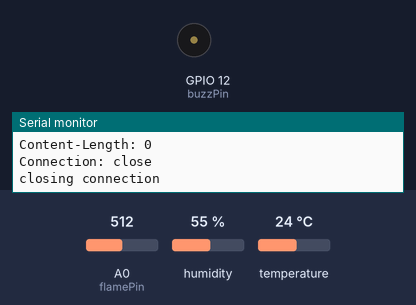
Bench run of a sketch on a simulated ESP8266 (NodeMCU). Shown: buzzer (waves = sounding, pin HIGH), the last lines printed to the serial monitor. The inputs (shaded band) are chosen by the test bench; at power-on: A0 (flamePin) = 512, humidity 55 %, temperature 24 °C. WiFi joins after 1.5 s; servers stay silent unless stated; uploads are accepted with an empty reply.

Above: at 9.2 s.
9.3 s: A0 (flamePin) set to 416
12.0 s: A0 (flamePin) set to 388
At 14.8 s:
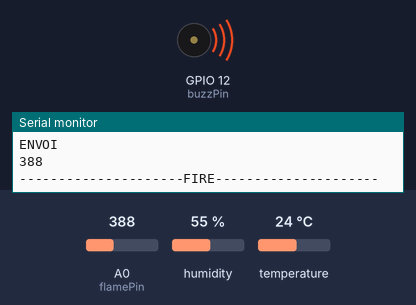
24.9 s: A0 (flamePin) set to 390
Timing chart, 0 to 35.6 s (numbered marks = the images above; inputs shaded):
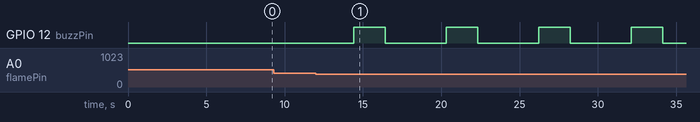

The sketch:

sensor-node-device.ino
```cpp
#include <ESP8266WiFi.h>
#include "Timer.h"
#include <Adafruit_Sensor.h>
#include <DHT.h>
#include <DHT_U.h>

#define DHTPIN 0
#define DHTTYPE    DHT11
///////////////Parameters/////////////////
// WIFI params
const char* ssid = "OnePlus Alex";
const char* password = "12345678";

DHT_Unified dht(DHTPIN, DHTTYPE);
uint32_t delayMS;

// CSE params
const char* host = "192.168.71.187";
const int httpPort = 8282;

// AE params
const int aePort   = 80;

const char* origin   = " admin:admin";
///////////////////////////////////////////

Timer t;

WiFiServer server(aePort);
int flamePin = A0; // select the input pin for LDR
int buzzPin = 12; //  Pin du Buzzer D6 (GPIO12)
int temperatureValue = 0; // variable to store the value coming from the temperature sensor
int humudityValue = 0; // variable to store the value coming from the humidity sensor
int flameVal;


void setup() {

    Serial.begin(115200);
    dht.begin();
    sensor_t sensor;
    dht.temperature().getSensor(&sensor);
    dht.humidity().getSensor(&sensor);
    delayMS = sensor.min_delay / 1000;

    delay(10);
    Serial.println();
    Serial.println();

    pinMode(12, OUTPUT);
    // Connect to WIFI network
    Serial.print("Connecting to ");
    Serial.println(ssid);

    WiFi.persistent(false);
    WiFi.begin(ssid, password);

    while (WiFi.status() != WL_CONNECTED) {
       delay(500);
       Serial.print(".");
    }
    Serial.println();
    Serial.println("WiFi connected");
    Serial.println("IP address: ");
    Serial.println(WiFi.localIP());

    // Start HTTP server
    server.begin();
    Serial.println("Server started");

    // Create AE resource for sensor node
      String resultat = send("/~/mn-cse/gateway",2,"{\"m2m:ae\":{\"rn\":\"sensorNodeIUTInfo\",\"api\":\"mydevice1.company.com\",\"lbl\":[“Type/sensorNodeWifi Category/HTG Location/43.736627,7.152139”],\"rr\":\"true\",\"poa\":[\"http://"+WiFi.localIP().toString()+":"+aePort+"\"]}}");

    if(resultat=="HTTP/1.1 201 Created" || "HTTP/1.1 409 Conflict"){

       // Create Container resource for temperature semsor
       send("/~/mn-cse/gateway/sensorNodeIUTInfo",3,"{\"m2m:cnt\":{\"rn\":\"temperature\"}}");

       // Create Container resource for humidity sensor
       send("/~/mn-cse/gateway/sensorNodeIUTInfo",3,"{\"m2m:cnt\":{\"rn\":\"humidity\"}}");

      // Create Container resource for the flame sensor (ky-026)
       send("/~/mn-cse/gateway/sensorNodeIUTInfo",3,"{\"m2m:cnt\":{\"rn\":\"flame\"}}");

       // Create ContentInstance for the flame sensor
       send("/~/mn-cse/gateway/sensorNodeIUTInfo/flame",4,"{\"m2m:cin\":{\"con\":\"OFF\"}}");

       }

      //every 5 seconds, call the push fonction that reads and sets the sensors values
      t.every(500*5, push);
  }

// Method in charge of receiving event from the CSE
void loop(){
  t.update();
  // Check if a client is connected
  WiFiClient client = server.available();
  if (!client) {
    return;
  }
  // Wait until the client sends some data
  Serial.println("new client");
  while(!client.available()){
    delay(1);
  }
  // Read the request
  String req = client.readString();
  Serial.println(req);
  client.flush();

  // Send HTTP response to the client
  String s = "HTTP/1.1 200 OK\r\n";
  client.print(s);
  delay(1);
  Serial.println("Client disonnected");
}


// Method in charge of sending request to the CSE
String send(String url,int ty, String rep) {

  // Connect to the CSE address
  Serial.print("connecting to ");
  Serial.println(host);

  WiFiClient client;

  if (!client.connect(host, httpPort)) {
    Serial.println("connection failed");
    return "error";
  }
  // prepare the HTTP request
  String req = String()+ "POST " + url + " HTTP/1.1\r\n" +
               "Host: " + host + "\r\n" +
               "X-M2M-Origin: " + origin + "\r\n" +
               //"X-M2M-Origin:" + " admin:admin" + "\r\n" +
               "Content-Type: application/json;ty="+ty+"\r\n" +
               "Content-Length: "+ rep.length()+"\r\n"
               "Connection: keep-alive\r\n\n" +
               rep;

  Serial.println(req+"\n");
  Serial.println(req);

  // Send the HTTP request
  client.print(req);

  unsigned long timeout = millis();
  while (client.available() == 0) {
    if (millis() - timeout > 10000) {
      Serial.println(">>> Client Timeout !");
      //client.stop();
      return "error";
    }
  }

  // Read the HTTP response
  String res="";
  if(client.available()){
    res = client.readStringUntil('\r');
    Serial.print(res);
  }
  while(client.available()){
    String line = client.readStringUntil('\r');
    Serial.print(line);
  }

  Serial.println();
  Serial.println("closing connection");
  Serial.println();
  return res;


}

// Sensor function that reads and pushes sensors values in oneM2M infrastructure
void push(){

  Serial.println("ENVOI");
  sensors_event_t eventT;
  dht.temperature().getEvent(&eventT);
  flameVal = analogRead(flamePin);
  Serial.println(flameVal);

  if (flameVal < 400){
    Serial.println("---------------------FIRE---------------------");
    digitalWrite(12, HIGH);
    delay(2000);
    digitalWrite(12, LOW);
    String dat_on =String()+"{\"m2m:cin\":{\"con\":\""+"ON"+"\"}}";
    send("/~/mn-cse/gateway/sensorNodeIUTInfo/flame",4,dat_on);
    }

  else {
    Serial.println("---------------------ALL IS GOOD---------------------");
    String dat_off =String()+"{\"m2m:cin\":{\"con\":\""+"OFF"+"\"}}";
    send("/~/mn-cse/gateway/sensorNodeIUTInfo/flame",4,dat_off);
  }

  if (isnan(eventT.temperature)) {
    Serial.println(F("Error reading temperature!"));
  }
  else {
    Serial.print(F("Temperature: "));
    Serial.print(eventT.temperature);
    Serial.println(F("°C"));
    String data = String()+"{\"m2m:cin\":{\"con\":\""+eventT.temperature+"\"}}";
    send("/~/mn-cse/gateway/sensorNodeIUTInfo/temperature",4,data);
  }

  sensors_event_t eventH;
  dht.humidity().getEvent(&eventH);
  if (isnan(eventH.relative_humidity)) {
    Serial.println(F("Error reading humidity!"));
  }
  else {
    Serial.print(F("Humidity: "));
    Serial.print(eventH.relative_humidity);
    Serial.println(F("%"));
    String data = String()+"{\"m2m:cin\":{\"con\":\""+eventH.relative_humidity+"\"}}";
    send("/~/mn-cse/gateway/sensorNodeIUTInfo/humidity",4,data);
  }
}
```

Measured:
- the behaviour switches between 400 and 399 on A0 (flamePin) (found by bisection; images 0 and 1)
- after the input at 12.0 s, GPIO 12 (buzzPin): alternates HIGH for 2.0 s and LOW for 3.9 s, starting after 2.4 s
